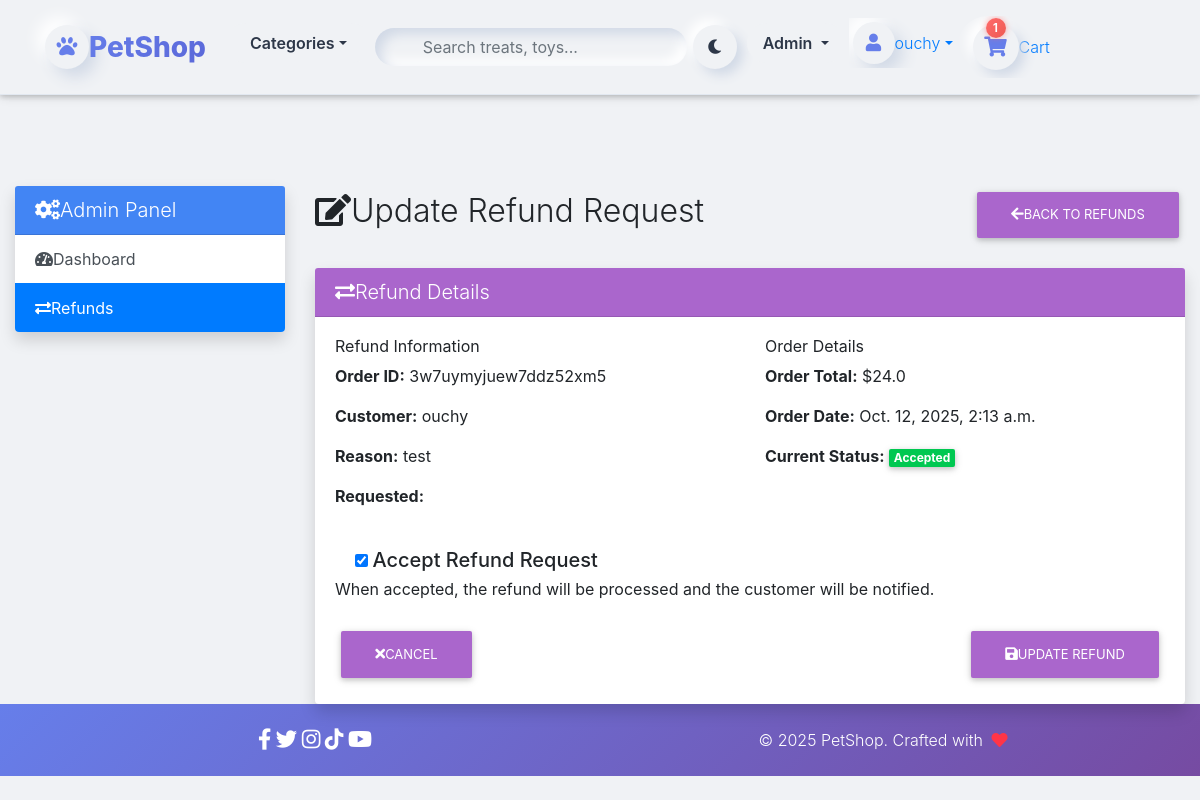
The page /dashboard/refunds/1/update/ (signed in) on the database its author committed.
### core/models.py (models this page shows, shortened)
class Refund(models.Model):
    order = models.ForeignKey(Order, on_delete=models.CASCADE)
    reason = models.TextField()
    accepted = models.BooleanField(default=False)

class Order(models.Model):
    user = models.ForeignKey(settings.AUTH_USER_MODEL,
                             on_delete=models.CASCADE)
    ref_code = models.CharField(max_length=20, blank=True, null=True)
    items = models.ManyToManyField(OrderItem)
    start_date = models.DateTimeField(auto_now_add=True)
    ordered_date = models.DateTimeField()
    ordered = models.BooleanField(default=False)
    shipping_address = models.ForeignKey(
        'Address', related_name='shipping_address', on_delete=models.SET_NULL, blank=True, null=True)
    billing_address = models.ForeignKey(
        'Address', related_name='billing_address', on_delete=models.SET_NULL, blank=True, null=True)
    payment = models.ForeignKey(
        'Payment', on_delete=models.SET_NULL, blank=True, null=True)
    coupon = models.ForeignKey(
        'Coupon', on_delete=models.SET_NULL, blank=True, null=True)
    being_delivered = models.BooleanField(default=False)
    received = models.BooleanField(default=False)
    refund_requested = models.BooleanField(default=False)
    refund_granted = models.BooleanField(default=False)
    '''
    1. Item added to cart
    2. Adding a billing address
    (Failed checkout)
    3. Payment
    (Preprocessing, processing, packaging etc.)
    4. Being delivered
    5. Received
    6. Refunds
    '''
    def get_total(self):
        total = 0
        for order_item in self.items.all():
            total += order_item.get_final_price()
        if self.coupon:
            total -= self.coupon.amount
        return total

class OrderItem(models.Model):
    user = models.ForeignKey(settings.AUTH_USER_MODEL,
                             on_delete=models.CASCADE)
    ordered = models.BooleanField(default=False)
    item = models.ForeignKey(Item, on_delete=models.CASCADE)
    quantity = models.IntegerField(default=1)
    def get_total_discount_item_price(self):
        return self.quantity * self.item.discount_price
    def get_final_price(self):
        if self.item.discount_price:
            return self.get_total_discount_item_price()
        return self.get_total_item_price()

class Item(models.Model):
    title = models.CharField(max_length=100)
    price = models.FloatField()
    discount_price = models.FloatField(blank=True, null=True)
    category = models.CharField(choices=CATEGORY_CHOICES, max_length=2)
    label = models.CharField(choices=LABEL_CHOICES, max_length=1)
    slug = models.SlugField()
    description = models.TextField()
    image = models.ImageField()

### core/views.py (the view, shortened to what this page needs)
# urls.py: path('dashboard/refunds/<int:pk>/update/', AdminRefundUpdateView.as_view(), name='admin-refund-update'),
@method_decorator(staff_member_required, name='dispatch')
class AdminRefundUpdateView(UpdateView):
    model = Refund
    template_name = 'admin_refund_form.html'
    fields = ['accepted']
    success_url = reverse_lazy('core:admin-dashboard')

### core/templatetags/cart_template_tags.py (called while the page is built)
@register.filter
def cart_item_count(user):
    if user.is_authenticated:
        qs = Order.objects.filter(user=user, ordered=False)
        if qs.exists():
            return qs[0].items.count()
    return 0

### templates/admin_refund_form.html (shortened to what this page needs)
{% extends "base.html" %}
{% block content %}
<div class="container-fluid mt-4">
    <div class="row">
        <div class="col-md-3 mb-4">
            <div class="card shadow">
                <div class="card-header bg-primary text-white">
                    <h5 class="mb-0"><i class="fas fa-cogs me-2"></i>Admin Panel</h5>
                </div>
                <div class="list-group list-group-flush">
                    <a href="{% url 'core:admin-dashboard' %}" class="list-group-item list-group-item-action">
                        <i class="fas fa-tachometer-alt me-2"></i>Dashboard
                    </a>
                    <a href="{% url 'core:admin-refund-list' %}" class="list-group-item list-group-item-action active">
                        <i class="fas fa-exchange-alt me-2"></i>Refunds
                    </a>
                </div>
            </div>
        </div>
        <div class="col-md-9">
            <div class="d-flex justify-content-between align-items-center mb-4">
                <h2><i class="fas fa-edit me-2"></i>Update Refund Request</h2>
                <a href="{% url 'core:admin-refund-list' %}" class="btn btn-secondary">
                    <i class="fas fa-arrow-left me-2"></i>Back to Refunds
                </a>
            </div>
            <div class="card shadow">
                <div class="card-header bg-secondary text-white">
                    <h5 class="mb-0"><i class="fas fa-exchange-alt me-2"></i>Refund Details</h5>
                </div>
                <div class="card-body">
                    <div class="row mb-4">
                        <div class="col-md-6">
                            <h6>Refund Information</h6>
                            <p><strong>Order ID:</strong> {{ object.order.ref_code }}</p>
                            <p><strong>Customer:</strong> {{ object.order.user.username }}</p>
                            <p><strong>Reason:</strong> {{ object.reason }}</p>
                            <p><strong>Requested:</strong> {{ object.timestamp }}</p>
                        </div>
                        <div class="col-md-6">
                            <h6>Order Details</h6>
                            <p><strong>Order Total:</strong> ${{ object.order.get_total }}</p>
                            <p><strong>Order Date:</strong> {{ object.order.ordered_date }}</p>
                            <p>
                                <strong>Current Status:</strong>
                                <span class="badge bg-{% if object.accepted %}success{% else %}warning{% endif %}">
                                    {% if object.accepted %}Accepted{% else %}Pending{% endif %}
                                </span>
                            </p>
                        </div>
                    </div>
                    <form method="post">
                        <div class="mb-4">
                            <div class="form-check form-switch">
                                {{ form.accepted }}
                                <label class="form-check-label h5" for="{{ form.accepted.id_for_label }}">
                                    Accept Refund Request
                                </label>
                            </div>
                            <div class="form-text">
                                When accepted, the refund will be processed and the customer will be notified.
                            </div>
                        </div>
                        <div class="d-flex justify-content-between mt-4">
                            <a href="{% url 'core:admin-refund-list' %}" class="btn btn-secondary">
                                <i class="fas fa-times me-2"></i>Cancel
                            </a>
                            <button type="submit" class="btn btn-secondary">
                                <i class="fas fa-save me-2"></i>Update Refund
                            </button>
                        </div>
                    </form>
                </div>
            </div>
        </div>
    </div>
</div>
{% endblock %}

### templates/navbar.html (shortened to what this page needs)
{% load cart_template_tags %}
{% load static %}
<nav class="navbar navbar-expand-lg fixed-top neu-navbar" id="mainNavbar">
  <div class="container">
    <a class="navbar-brand d-flex align-items-center fw-bold text-decoration-none" href="{% url 'core:home' %}">
      <div class="logo-neu rounded-circle d-flex align-items-center justify-content-center me-3 shadow-neu">
        <i class="fas fa-paw"></i>
      </div>
      <span class="brand-text">
        <span class="text-primary">Pet</span><span class="text-dark">Shop</span>
      </span>
    </a>
    <div class="collapse navbar-collapse" id="navbarContent">
      <ul class="navbar-nav me-auto mb-2 mb-lg-0">
        <li class="nav-item dropdown dropdown-hover">
          <a class="nav-link dropdown-toggle neu-link d-flex align-items-center px-4 py-2 rounded-pill"
             href="#" role="button" data-bs-toggle="dropdown" data-bs-auto-close="outside">
            Categories
          </a>
        </li>
      </ul>
      <form class="d-flex me-3 position-relative" method="GET" action="{% url 'core:home' %}">
        <div class="search-neu-wrapper">
          <input type="text" class="form-control search-neu-input" name="q"
                 placeholder="Search treats, toys..." value="{{ request.GET.q }}">
        </div>
      </form>
      <ul class="navbar-nav align-items-center">
        <li class="nav-item me-3">
          <button id="themeToggle" class="btn shadow-neu rounded-circle p-2 d-flex align-items-center justify-content-center">
            <i class="fas fa-moon"></i>
          </button>
        </li>
        {% if request.user.is_staff %}
        <li class="nav-item dropdown dropdown-hover me-2">
          <a class="nav-link dropdown-toggle neu-link px-3 py-2 rounded-pill text-warning"
             href="#" role="button" data-bs-toggle="dropdown" data-bs-auto-close="outside">
            Admin
          </a>
        </li>
        {% endif %}
        {% if request.user.is_authenticated %}
        <li class="nav-item dropdown dropdown-hover me-3">
          <a class="nav-link dropdown-toggle d-flex align-items-center p-1" href="#" role="button" data-bs-toggle="dropdown" data-bs-auto-close="outside">
            <div class="user-avatar-neu rounded-circle shadow-neu d-flex align-items-center justify-content-center">
              <i class="fas fa-user"></i>
            </div>
            <span class="d-none d-lg-inline fw-medium ms-2">{{ user.username }}</span>
          </a>
        </li>
<li class="nav-item">
  <a href="{% url 'core:order-summary' %}"
     class="nav-link position-relative d-flex align-items-center px-3 py-2 neu-cart-link rounded-pill">
    <div class="cart-icon-neu position-relative d-flex align-items-center justify-content-center">
      <i class="fas fa-shopping-cart"></i>
      {% with cart_count=request.user|cart_item_count %}
        {% if cart_count > 0 %}
        <span class="cart-badge-neu">{{ cart_count }}</span>
        {% endif %}
      {% endwith %}
    </div>
    <span class="d-none d-lg-inline fw-semibold ms-2">Cart</span>
  </a>
</li>
        {% else %}
        <li class="nav-item me-2"><a class="nav-link neu-link px-4 py-2 rounded-pill" href="{% url 'account_login' %}">Login</a></li>
        <li class="nav-item"><a class="btn neu-btn-primary rounded-pill px-4 py-2 shadow-neu" href="{% url 'account_signup' %}">Sign Up</a></li>
        {% endif %}
      </ul>
    </div>
  </div>
</nav>
<div style="height: 90px;"></div>

### templates/base.html (style rules this page uses)
html, body, header, .carousel { height: 60vh; }

### templates/navbar.html (style rules this page uses)
:root { --bg: #f0f2f5; --card: #ffffff; --text: #2d3748; --text-muted: #718096; --primary: #667eea; --primary-dark: #5a67d8; --shadow-light: #ffffff; --shadow-dark: #d1d9e6; --border: #e2e8f0; }
* { transition: background .4s, color .4s, border .4s, box-shadow .4s; }
body, html { background: var(--bg); color: var(--text); font-family: 'Inter', sans-serif; }
.neu-navbar { background: var(--bg); backdrop-filter: blur(12px); border-bottom: 1px solid var(--border); padding: 1rem 0; z-index: 1050; }
.shadow-neu { background: var(--bg); box-shadow: 8px 8px 16px var(--shadow-dark), -8px -8px 16px var(--shadow-light); }
.logo-neu { width: 44px; height: 44px; font-size: 1.3rem; color: var(--primary); }
.brand-text { font-size: 1.75rem; font-weight: 800; background: linear-gradient(135deg, var(--primary), var(--primary-dark)); -webkit-background-clip: text; -webkit-text-fill-color: transparent; }
.neu-link { background: var(--bg); color: var(--text) !important; font-weight: 600; border-radius: 50px; margin: 0 4px; padding: .5rem 1rem; }
.dropdown-hover { position: relative; padding-bottom: 8px; }
.search-neu-wrapper { position: relative; min-width: 300px; }
.search-neu-input { background: var(--bg); border: none; border-radius: 50px; padding: .75rem 1rem .75rem 3rem; color: var(--text); box-shadow: inset 6px 6px 12px var(--shadow-dark), inset -6px -6px 12px var(--shadow-light); }
.user-avatar-neu, .cart-icon-neu { width: 42px; height: 42px; background: var(--bg); color: var(--primary); font-size: 1.1rem; border-radius: 50%; }
.cart-badge-neu { font-size: .65rem; font-weight:700; min-width:20px; height:20px; background: linear-gradient(135deg,#ff6b6b,#ee5a52); }
#themeToggle { width: 44px; height: 44px; background: var(--bg); color: var(--text); border: none; border-radius: 50%; box-shadow: 6px 6px 12px var(--shadow-dark), -6px -6px 12px var(--shadow-light); }
.cart-icon-neu { width: 46px; height: 46px; background: var(--bg); border-radius: 50%; font-size: 1.25rem; color: var(--primary); box-shadow: 6px 6px 12px var(--shadow-dark), -6px -6px 12px var(--shadow-light); position: relative; transition: all 0.3s ease; }
.cart-badge-neu { position: absolute; top: -6px; left: 50%; transform: translateX(-50%); font-size: 0.7rem; font-weight: 700; min-width: 20px; height: 20px; display: flex; align-items: center; justify-content: center; border-radius: 50%; color: #fff; background: linear-gradient(135deg, #ff6b6b, #ee5a52); box-shadow: 0 0 6px rgba(255, 107, 107, 0.6); animation: cartPulse 1.5s infinite ease-in-out; }

### rows shown on the page
Refund: order.ref_code "3w7uymyjuew7ddz52xm5", order.user.username "ouchy", reason "test", order.get_total "24.0", order.ordered_date "Oct. 12, 2025, 2:13 a.m.", accepted "☑"

### other values the page prints
{{ user.username }} "ouchy"
{{ cart_count }} "1"
